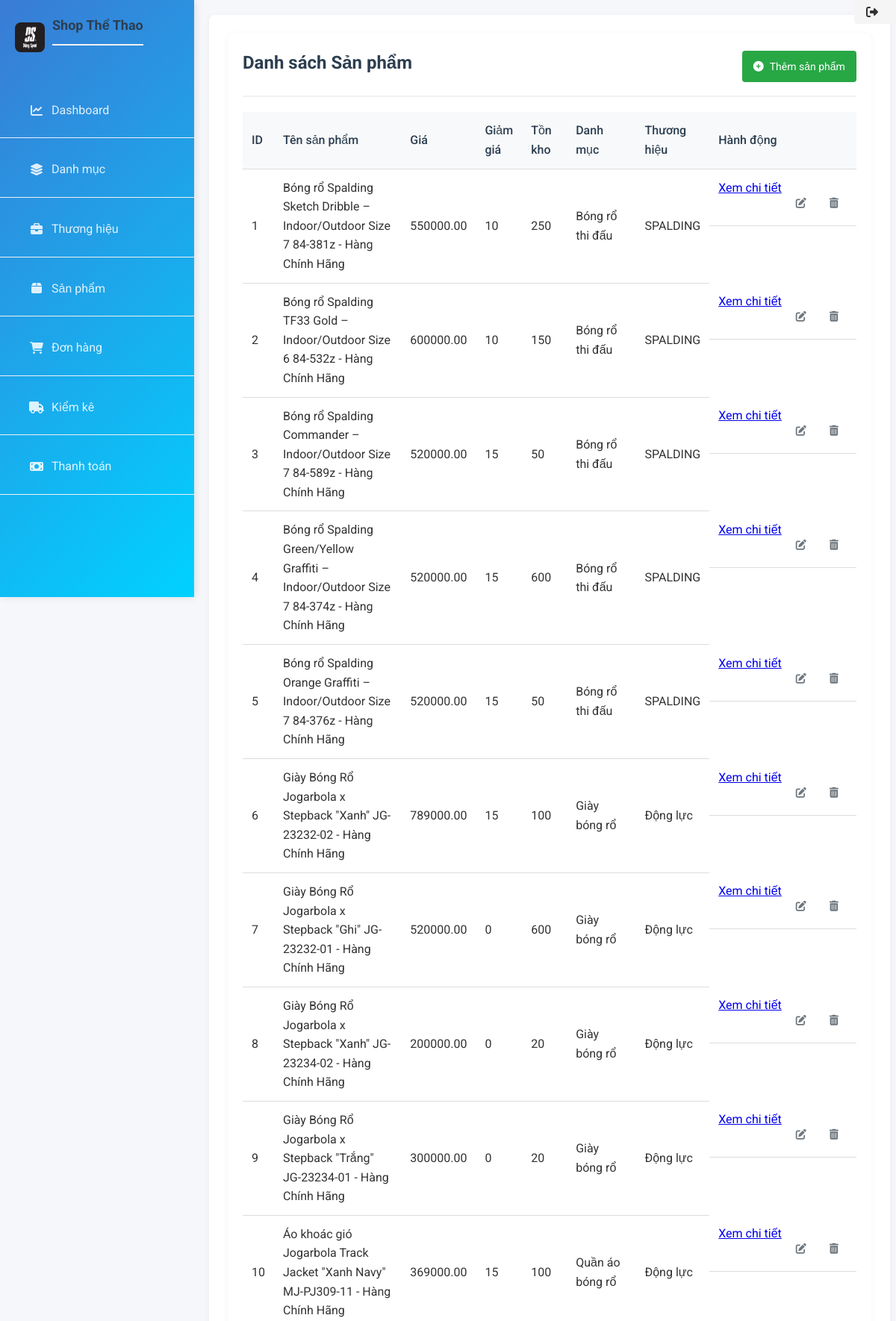
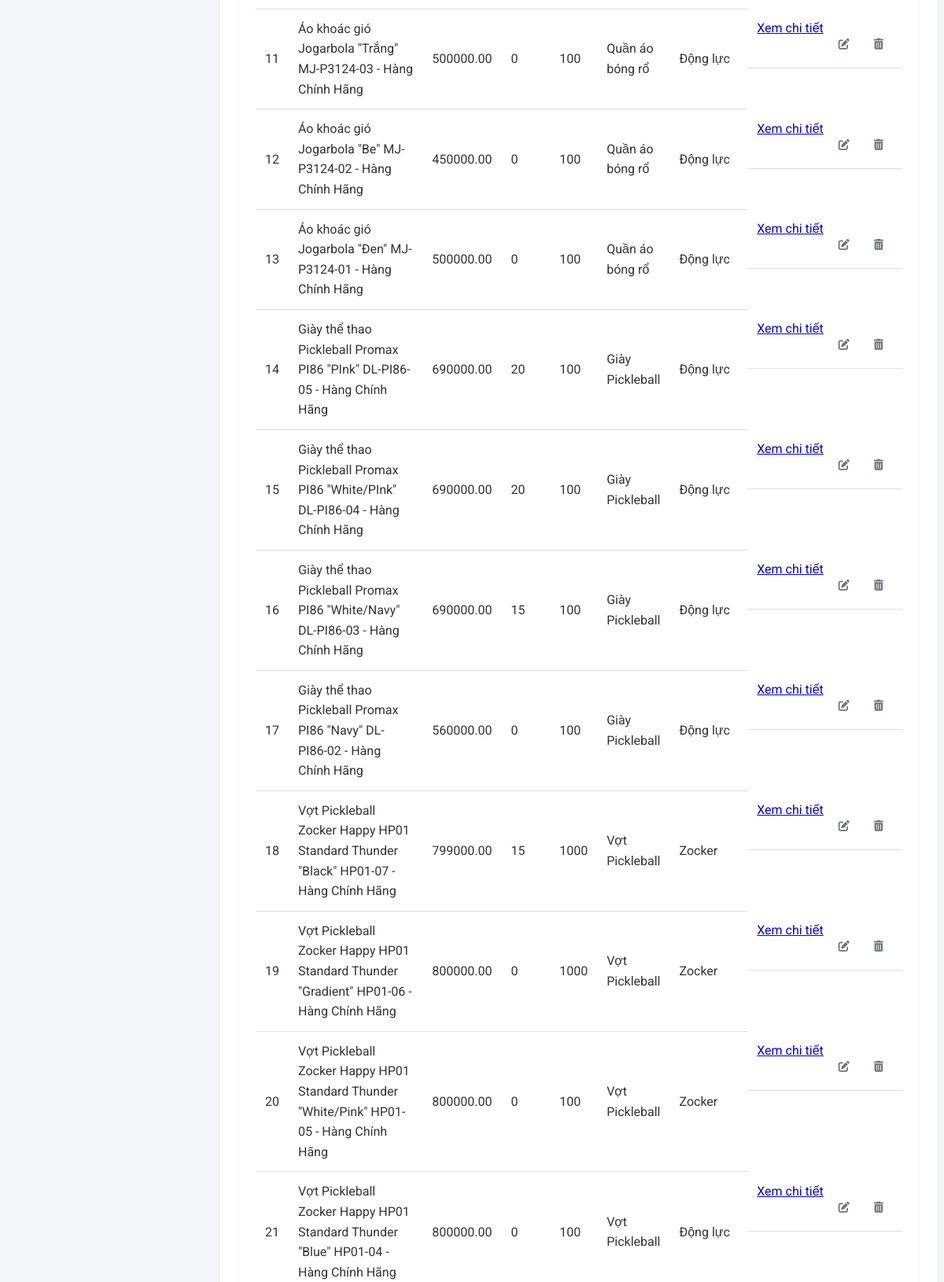
The app's page /product/ (upper part) with its own data (2 pictures, top to bottom).
### models/product.py (models this page shows)
class Product(db.Model):
    __tablename__ = 'products'
    id_product = Column(Integer, primary_key=True, autoincrement=True)
    product_name = Column(String(255), nullable=False)
    id_category = Column(Integer, ForeignKey('categories.id_category'), nullable=True)
    id_brand = Column(Integer, ForeignKey('brands.id_brand'), nullable=True)
    price = Column(DECIMAL(10, 2))
    cost_price = Column(DECIMAL(10, 2))
    inventory = Column(Integer)
    description = Column(Text)
    created_at = Column(TIMESTAMP, server_default=func.now())
    size = Column(String(50), nullable=True)
    color = Column(String(50), nullable=True)
    discount = Column(Integer, nullable=True, default="0")
    category = relationship("Category", backref="products")
    brand = relationship("Brand", backref="products")

### models/category.py (models this page shows)
class Category(db.Model):
    __tablename__ = 'categories'
    id_category = Column(Integer, primary_key=True, autoincrement=True)
    category_name = Column(String(255))
    description = Column(Text)
    created_at = Column(TIMESTAMP)

### models/brand.py (models this page shows)
class Brand(db.Model):
    __tablename__ = 'brands'
    id_brand = Column(Integer, primary_key=True, autoincrement=True)
    brand_name = Column(String(255), nullable=False)
    description = Column(Text)
    created_at = Column(TIMESTAMP)

### routes/product.py (the view)
@product_bp.route("/")
def list_products():
    products = Product.query.all()
    return render_template("admin/product.html", products=products)

### app.py (called while the page is built)
@app.before_request
def log_request_info():
    logging.info(f"Body: {request.get_data()}")

### templates/admin/product.html (shortened to what this page needs)
{% extends 'admin/base.html' %}
{% block extra_css %}
<link rel="stylesheet" href="{{ url_for('static', filename='css/product.css') }}">
{% endblock %}
{% block content %}
<div class="product-container">
    <div class="page-header">
        <h2>Danh sách Sản phẩm</h2>
        <a href="{{ url_for('product.add_product') }}" class="btn-add">
            <i class="fas fa-plus-circle"></i> Thêm sản phẩm
        </a>
    </div>
    <table class="product-table">
        <thead>
            <tr>
                <th>ID</th>
                <th>Tên sản phẩm</th>
                <th>Giá</th>
                <th>Giảm giá</th>
                <th>Tồn kho</th>
                <th>Danh mục</th>
                <th>Thương hiệu</th>
                <th>Hành động</th>
            </tr>
        </thead>
        <tbody>
            {% for product in products %}
            <tr>
                <td>{{ product.id_product }}</td>
                <td>{{ product.product_name }}</td>
                <td>{{ product.price }}</td>
                <td>{{ product.discount }}</td>
                <td>{{ product.inventory }}</td>
                <td>{{ product.category.category_name }}</td>
                <td>{{ product.brand.brand_name }}</td>
                <td class="actions">
                    <a href="{{ url_for('product.add_detail_product_form', id_product=product.id_product) }}" class="btn-detail">
                        Xem chi tiết
                    </a>
                    <form action="{{ url_for('product.edit_product', id_product=product.id_product) }}" method="get" style="display:inline;">
                        <button type="submit" class="btn-edit">
                            <i class="fas fa-edit"></i>
                        </button>
                    </form>
                    <form action="{{ url_for('product.delete_product', id_product=product.id_product) }}" method="post" style="display:inline;" onsubmit="return confirm('Xác nhận xóa sản phẩm?');">
                        <button type="submit" class="btn-delete">
                            <i class="fas fa-trash-alt"></i>
                        </button>
                    </form>
                </td>
            </tr>
            {% else %}
            <tr>
                <td colspan="7" class="no-data">Không có dữ liệu sản phẩm</td>
            </tr>
            {% endfor %}
        </tbody>
    </table>
</div>
{% endblock %}

### static/css/style.css (style rules this page uses)
* { margin: 0; padding: 0; box-sizing: border-box; }
body { font-family: 'Roboto', sans-serif; background-color: #f5f7fa; color: #333; line-height: 1.6; }
h2 { color: #2c3e50; margin-bottom: 20px; padding-bottom: 10px; border-bottom: 2px solid #f1f1f1; }
table { width: 100%; border-collapse: collapse; margin-bottom: 20px; background-color: white; }
th, td { padding: 12px 15px; text-align: left; border-bottom: 1px solid #f1f1f1; }
th { background-color: #f8f9fa; color: #2c3e50; font-weight: 500; }
form { display: grid; grid-template-columns: repeat(auto-fit, minmax(250px, 1fr)); gap: 15px; margin-top: 15px; }
input, select, button { padding: 10px 15px; border: 1px solid #ddd; border-radius: 4px; font-size: 14px; }
button { background-color: #3a7bd5; color: white; border: none; cursor: pointer; transition: background-color 0.3s; font-weight: 500; }
.product-container { background-color: white; border-radius: 8px; box-shadow: 0 2px 10px rgba(0, 0, 0, 0.05); padding: 20px; }
.page-header { display: flex; justify-content: space-between; align-items: center; margin-bottom: 20px; padding-bottom: 15px; border-bottom: 2px solid #f1f1f1; }
.page-header h2 { margin: 0; border-bottom: none; }
.btn-add { background-color: #5d87ff; color: white; border: none; border-radius: 4px; padding: 10px 16px; cursor: pointer; display: flex; align-items: center; font-size: 14px; transition: background-color 0.3s; }
.btn-add i { margin-right: 8px; }
.product-table { width: 100%; border-collapse: collapse; margin-bottom: 20px; }
.actions { display: flex; gap: 8px; }
.btn-edit, .btn-delete { width: 36px; height: 36px; border-radius: 4px; border: none; cursor: pointer; display: flex; align-items: center; justify-content: center; transition: all 0.2s; }
.btn-edit { background-color: #3498db; color: white; }
.btn-delete { background-color: #e74c3c; color: white; }

### static/css/product.css (style rules this page uses)
.product-table { width: 100%; border-collapse: collapse; }
.product-table th, .product-table td { padding: 12px; text-align: left; border-bottom: 1px solid #ddd; }
.product-table th { background-color: #f8f9fa; }
.actions { white-space: nowrap; }
.btn-edit, .btn-delete { background: none; border: none; cursor: pointer; padding: 5px; color: #6c757d; }
.btn-add { background-color: #28a745; color: white; padding: 10px 15px; border-radius: 4px; text-decoration: none; }

### records on screen
Product: id_product "1", product_name "Bóng rổ Spalding Sketch Dribble – Indoor/Outdoor Size 7 84-381z - Hàng Chính Hãng", price "550000.00", discount "10", inventory "250", category.category_name "Bóng rổ thi đấu", brand.brand_name "SPALDING"
Product: id_product "2", product_name "Bóng rổ Spalding TF33 Gold – Indoor/Outdoor Size 6 84-532z - Hàng Chính Hãng", price "600000.00", discount "10", inventory "150", category.category_name "Bóng rổ thi đấu", brand.brand_name "SPALDING"
Product: id_product "3", product_name "Bóng rổ Spalding Commander – Indoor/Outdoor Size 7 84-589z - Hàng Chính Hãng", price "520000.00", discount "15", inventory "50", category.category_name "Bóng rổ thi đấu", brand.brand_name "SPALDING"
Product: id_product "4", product_name "Bóng rổ Spalding Green/Yellow Graffiti – Indoor/Outdoor Size 7 84-374z - Hàng Chính Hãng", price "520000.00", discount "15", inventory "600", category.category_name "Bóng rổ thi đấu", brand.brand_name "SPALDING"
Product: id_product "5", product_name "Bóng rổ Spalding Orange Graffiti – Indoor/Outdoor Size 7 84-376z - Hàng Chính Hãng", price "520000.00", discount "15", inventory "50", category.category_name "Bóng rổ thi đấu", brand.brand_name "SPALDING"
Product: id_product "6", product_name "Giày Bóng Rổ Jogarbola x Stepback \"Xanh\" JG-23232-02 - Hàng Chính Hãng", price "789000.00", discount "15", inventory "100", category.category_name "Giày bóng rổ", brand.brand_name "Động lực"
Product: id_product "7", product_name "Giày Bóng Rổ Jogarbola x Stepback \"Ghi\" JG-23232-01 - Hàng Chính Hãng", price "520000.00", discount "0", inventory "600", category.category_name "Giày bóng rổ", brand.brand_name "Động lực"
Product: id_product "8", product_name "Giày Bóng Rổ Jogarbola x Stepback \"Xanh\" JG-23234-02 - Hàng Chính Hãng", price "200000.00", discount "0", inventory "20", category.category_name "Giày bóng rổ", brand.brand_name "Động lực"
Product: id_product "9", product_name "Giày Bóng Rổ Jogarbola x Stepback \"Trắng\" JG-23234-01 - Hàng Chính Hãng", price "300000.00", discount "0", inventory "20", category.category_name "Giày bóng rổ", brand.brand_name "Động lực"
Product: id_product "10", product_name "Áo khoác gió Jogarbola Track Jacket \"Xanh Navy\" MJ-PJ309-11 - Hàng Chính Hãng", price "369000.00", discount "15", inventory "100", category.category_name "Quần áo bóng rổ", brand.brand_name "Động lực"
Product: id_product "11", product_name "Áo khoác gió Jogarbola \"Trắng\" MJ-P3124-03 - Hàng Chính Hãng", price "500000.00", discount "0", inventory "100", category.category_name "Quần áo bóng rổ", brand.brand_name "Động lực"
Product: id_product "12", product_name "Áo khoác gió Jogarbola \"Be\" MJ-P3124-02 - Hàng Chính Hãng", price "450000.00", discount "0", inventory "100", category.category_name "Quần áo bóng rổ", brand.brand_name "Động lực"
Product: id_product "13", product_name "Áo khoác gió Jogarbola \"Đen\" MJ-P3124-01 - Hàng Chính Hãng", price "500000.00", discount "0", inventory "100", category.category_name "Quần áo bóng rổ", brand.brand_name "Động lực"
Product: id_product "14", product_name "Giày thể thao Pickleball Promax PI86 \"PInk\" DL-PI86-05 - Hàng Chính Hãng", price "690000.00", discount "20", inventory "100", category.category_name "Giày Pickleball", brand.brand_name "Động lực"
Product: id_product "15", product_name "Giày thể thao Pickleball Promax PI86 \"White/PInk\" DL-PI86-04 - Hàng Chính Hãng", price "690000.00", discount "20", inventory "100", category.category_name "Giày Pickleball", brand.brand_name "Động lực"
Product: id_product "16", product_name "Giày thể thao Pickleball Promax PI86 \"White/Navy\" DL-PI86-03 - Hàng Chính Hãng", price "690000.00", discount "15", inventory "100", category.category_name "Giày Pickleball", brand.brand_name "Động lực"
Product: id_product "17", product_name "Giày thể thao Pickleball Promax PI86 \"Navy\" DL-PI86-02 - Hàng Chính Hãng", price "560000.00", discount "0", inventory "100", category.category_name "Giày Pickleball", brand.brand_name "Động lực"
Product: id_product "18", product_name "Vợt Pickleball Zocker Happy HP01 Standard Thunder \"Black\" HP01-07 - Hàng Chính Hãng", price "799000.00", discount "15", inventory "1000", category.category_name "Vợt Pickleball", brand.brand_name "Zocker"
Product: id_product "19", product_name "Vợt Pickleball Zocker Happy HP01 Standard Thunder \"Gradient\" HP01-06 - Hàng Chính Hãng", price "800000.00", discount "0", inventory "1000", category.category_name "Vợt Pickleball", brand.brand_name "Zocker"
Product: id_product "20", product_name "Vợt Pickleball Zocker Happy HP01 Standard Thunder \"White/Pink\" HP01-05 - Hàng Chính Hãng", price "800000.00", discount "0", inventory "100", category.category_name "Vợt Pickleball", brand.brand_name "Zocker"
Product: id_product "21", product_name "Vợt Pickleball Zocker Happy HP01 Standard Thunder \"Blue\" HP01-04 - Hàng Chính Hãng", price "800000.00", discount "0", inventory "100", category.category_name "Vợt Pickleball", brand.brand_name "Động lực"
